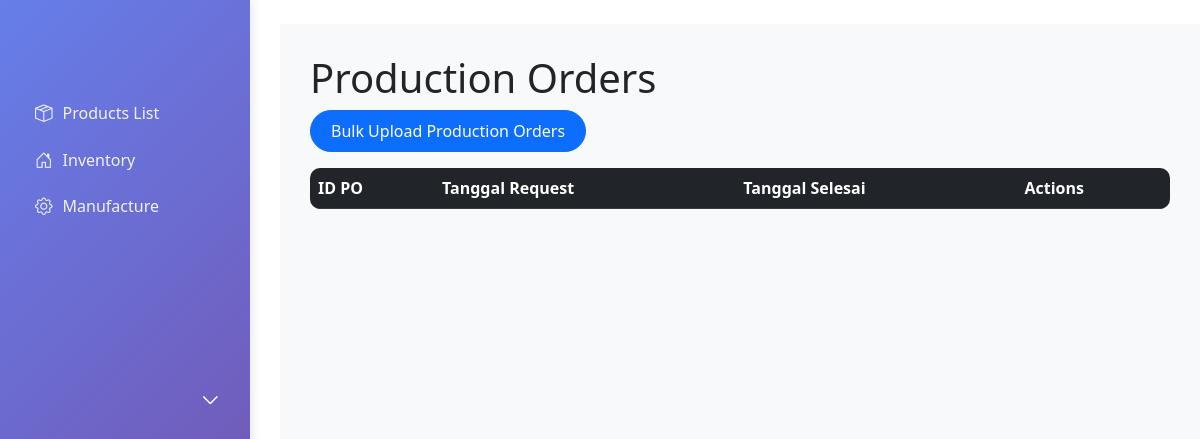
Before: /manufacture/productionorder/ with the older database file.
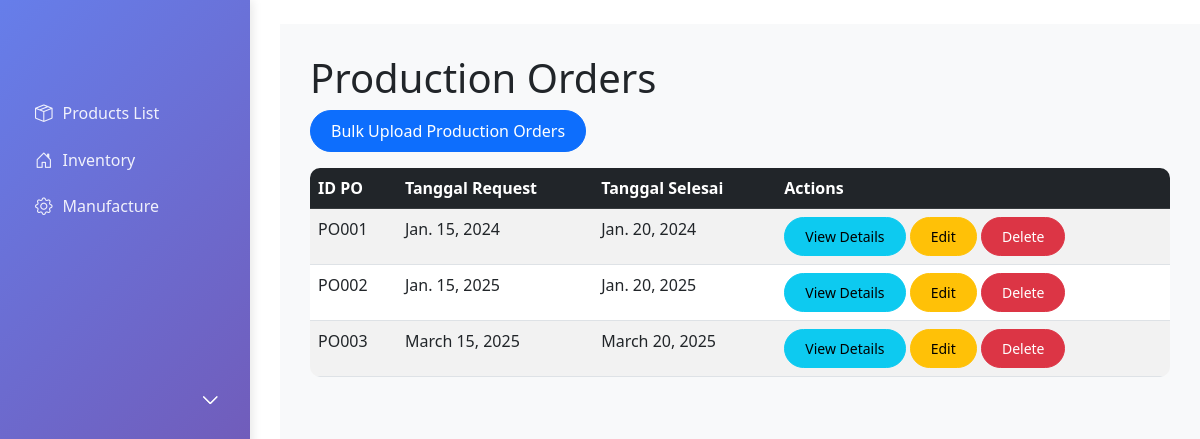
After: the same page with the newer database file.
### manufacture/models.py (models this page shows, shortened)
class ProductionOrder(models.Model):
    id_po = models.CharField(max_length=50, primary_key=True)
    tanggal_request = models.DateField()
    tanggal_selesai = models.DateField()

### manufacture/views.py (the view)
# urls.py: path('productionorder/', views.productionorder_list, name='productionorder_list'),
def productionorder_list(request):
    productionorders = ProductionOrder.objects.all()
    return render(request, 'manufacture/productionorder_list.html', {'productionorders': productionorders})

### manufacture/templates/manufacture/productionorder_list.html (shortened to what this page needs)
{% extends 'base.html' %}
{% block content %}
<h1>Production Orders</h1>
<div class="mb-3">
    <a href="{% url 'productionorder_bulk_create' %}" class="btn btn-primary">Bulk Upload Production Orders</a>
</div>
<div class="table-responsive">
    <table class="table table-striped table-hover">
        <thead class="table-dark">
            <tr>
                <th>ID PO</th>
                <th>Tanggal Request</th>
                <th>Tanggal Selesai</th>
                <th>Actions</th>
            </tr>
        </thead>
        <tbody>
            {% for productionorder in productionorders %}
            <tr>
                <td>{{ productionorder.id_po }}</td>
                <td>{{ productionorder.tanggal_request }}</td>
                <td>{{ productionorder.tanggal_selesai }}</td>
                <td>
                    <a href="{% url 'productionorder_detail' productionorder.pk %}" class="btn btn-sm btn-info">View Details</a>
                    <a href="{% url 'productionorder_update' productionorder.pk %}" class="btn btn-sm btn-warning">Edit</a>
                    <a href="{% url 'productionorder_delete' productionorder.pk %}" class="btn btn-sm btn-danger">Delete</a>
                </td>
            </tr>
            {% endfor %}
        </tbody>
    </table>
</div>
{% endblock %}

Changed rows visible on the page:
added ProductionOrder: id_po "PO001", tanggal_request "Jan. 15, 2024", tanggal_selesai "Jan. 20, 2024"
added ProductionOrder: id_po "PO002", tanggal_request "Jan. 15, 2025", tanggal_selesai "Jan. 20, 2025"
added ProductionOrder: id_po "PO003", tanggal_request "March 15, 2025", tanggal_selesai "March 20, 2025"
